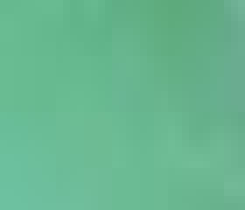
#> input picture colors/color_space/test/test.JPG, 35 x 30 px (shown 7 times larger)
$ python read.py   (older library calls are emulated)
#> lines starting #> are read from the running program, lines starting #| are printed output that depends on the picture; long printed decimals are rounded
import math
from collections import Counter
from pprint import pprint

import cv2
import numpy as np

image = cv2.imread("./test.JPG")
#> image is the input picture: shape (30, 35, 3); mean B, G, R 144.2, 182.8, 104.2
image = cv2.cvtColor(image, cv2.COLOR_BGR2HSV)
#> image: shape (30, 35, 3); mean H, S, V 75.3, 109.6, 182.8


def show(hsv, mask=None):
    if mask == None:
        mask = np.ones(shape=hsv.shape[:2], dtype=np.bool)
    image = np.zeros(shape=(512, 512, 3), dtype=np.uint8)
    pixs = hsv[mask > 0]
#> pixs = 1050 rows, first 8: [75, 114, 185], [75, 114, 185], [75, 114, 185], [75, 114, 186], [75, 114, 186], [75, 113, 187], [75, 113, 187], [75, 113, 187]
    pixs = [tuple(item) for item in pixs]
#> pixs = 1050 items, first 6: (75, 114, 185), (75, 114, 185), (75, 114, 185), (75, 114, 186), (75, 114, 186), (75, 113, 187)
    pixs = np.array(list(set(pixs))) * np.array([2, 1 / 2.55, 1 / 2.55])
#> pixs = 174 rows, first 8: [146, 45.49, 68.24], [154, 44.31, 74.12], [150, 40.39, 73.73], [150, 41.18, 72.55], [150, 43.53, 70.59], [154, 41.96, 74.9], [148, 43.92, 68.63], [150, 41.96, 69.02]
    center = [255, 255]
    H, W = image.shape[:2]
    # pixs = np.array([[1, 90, 90]])
    for pix in pixs:
        pix = pix / np.array([2, 1 / 2.55, 1 / 2.55])

        x = center[0] + pix[1] * math.sin(pix[0] / 180 * np.pi*2)
        y = center[0] + pix[1] * math.cos(pix[0] / 180 * np.pi*2)
        x = int(x)
        y = int(y)

        image[x, y] = np.array(pix)
#> this loop made 174 passes
#> (pix, x, y) on passes 1 to 3: ([73, 116, 174], 319, 158), ([77, 113, 189], 304, 153), ([75, 103, 188], 306, 165)
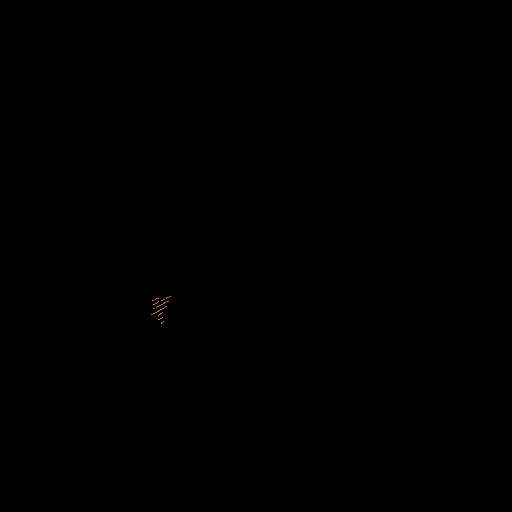
#> image: shape (512, 512, 3); mean of channels 0, 1, 2 0, 0, 0; drawn as B, G, R
    image = image.astype(np.uint8)
    image = cv2.cvtColor(image, cv2.COLOR_HSV2BGR)
    cv2.imshow("", image)
    # print(pixs)
    print(np.max(pixs, axis=0))
#| [156.          46.667  75.686]
    print(np.min(pixs, axis=0))
#| [144.         36.863  66.275]
    # # for pix in pixs:
    cv2.waitKey(0)


def stastic_colors(hsv, mask=None):
    if mask == None:
        mask = np.ones(shape=hsv.shape[:2], dtype=np.bool)
        pass
    hsv = hsv * np.array([2, 1 / 2.55, 1 / 2.55])
    pixs = hsv[mask > 0]
    pixs = [tuple(item) for item in pixs]
    counter = Counter(pixs)
    return counter


# pprint(stastic_colors(image))
show(image)
